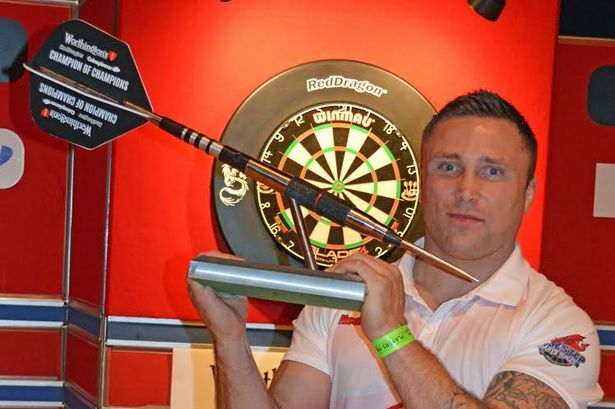
//> input picture CW/subtask1/dart13.jpg, 615 x 409 px
$ ./subtask1 dart13.jpg   (built with g++ and OpenCV 4)
//> lines starting //> are read from the running program, lines starting //| are printed output that depends on the picture; after the words box and inside, x2 and y2 are one past the last pixel; in counts of white or black regions, pixels touching at a corner belong together
// dartboard.cpp : This file contains the 'main' function. Program execution begins and ends there.
//

#include <iostream>
#include <stdio.h>
#include <string.h>
#include <opencv2/opencv.hpp>
#include <opencv2/objdetect/objdetect.hpp>
#include <opencv2/highgui/highgui.hpp>
#include <opencv2/core/core.hpp>
#include <opencv2/imgproc/imgproc.hpp>

using namespace std;
using namespace cv;

/** Function Headers */
void detectAndDisplay(Mat frame);

/** Function to get the detected rectangles*/
std::vector<Rect> detected_faces(int n);

/** Function to get the ground truth rectangles*/
std::vector<Rect> ground_faces(int n);

/** Function to Calculate F1-Score */
void f1_score();

/** Global variables */
String cascade_name = "/home/ks17226/Documents/ComputerVision/CW/frontalface.xml";
CascadeClassifier cascade;


/** @function main */
int main(int argc, const char** argv)
{
	// 1. Read Input Image
	Mat frame = imread(argv[1], CV_LOAD_IMAGE_COLOR);
//> frame is the input picture: 409 rows x 615 cols, CV_8UC3; mean B, G, R 65.8, 83.5, 162.8

	// 2. Load the Strong Classifier in a structure called `Cascade'
	if (!cascade.load(cascade_name)) { printf("--(!)Error loading\n"); return -1; };

	// 3. Detect Faces and Display Result
	detectAndDisplay(frame);

	f1_score();

	// 4. Save Result Image
	imwrite("detected.jpg", frame);

	return 0;
}

/** Function to get the detected rectangles*/
std::vector<Rect> detected_faces(int n) {
	std::vector<Rect> result;
	switch (n)
	{
	case 4: result.push_back(Rect(342, 107, 147, 147)); break;
	case 5: result.push_back(Rect(250, 164, 57, 57));
		result.push_back(Rect(290, 242, 63, 63));
		result.push_back(Rect(554, 244, 69, 69));
		result.push_back(Rect(673, 246, 64, 64));
		result.push_back(Rect(58, 249, 64, 64));
		result.push_back(Rect(513, 177, 55, 55));
		result.push_back(Rect(191, 214, 65, 65));
		result.push_back(Rect(641, 184, 59, 59));
		result.push_back(Rect(695, 599, 59, 59));
		result.push_back(Rect(425, 231, 68, 68));
		result.push_back(Rect(60, 135, 63, 63));
		result.push_back(Rect(377, 190, 57, 57));
		result.push_back(Rect(384, 400, 81, 81));
		result.push_back(Rect(528, 482, 170, 170));
		break;
	case 13: result.push_back(Rect(204, 164, 53, 53));
		result.push_back(Rect(412, 123, 122, 122));
		break;
	case 14: result.push_back(Rect(675, 219, 61, 61));
		result.push_back(Rect(394, 326, 67, 67));
		result.push_back(Rect(726, 190, 100, 100));
		result.push_back(Rect(577, 135, 87, 87));
		result.push_back(Rect(461, 216, 102, 102));
		result.push_back(Rect(558, 52, 315, 315));
		break;
	case 15: result.push_back(Rect(548, 121, 54, 54));
		result.push_back(Rect(65, 123, 86, 86));
		result.push_back(Rect(63, 366, 100, 100));
		result.push_back(Rect(124, 298, 147, 147));
		break;
	default: return result;
	}
	return result;
}

/** Function to get the ground truth rectangles*/
std::vector<Rect> ground_faces(int n) {
	std::vector<Rect> result;
	switch (n)
	{
	case 4: result.push_back(Rect(358, 141, 111, 101)); break;
	case 5: result.push_back(Rect(69, 142, (119 - 69), (193 - 142)));
		result.push_back(Rect(58, 260, (113 - 58), (310 - 260)));
		result.push_back(Rect(198, 229, (247 - 198), (274 - 229)));
		result.push_back(Rect(256, 174, (300 - 256), (216 - 174)));
		result.push_back(Rect(297, 254, (344 - 297), (299 - 254)));
		result.push_back(Rect(386, 196, (436 - 386), (239 - 196)));
		result.push_back(Rect(437, 247, (481 - 437), (292 - 247)));
		result.push_back(Rect(519, 187, (566 - 519), (229 - 187)));
		result.push_back(Rect(565, 258, (613 - 565), (306 - 258)));
		result.push_back(Rect(651, 195, (699 - 651), (238 - 195)));
		result.push_back(Rect(681, 256, (731 - 681), (306 - 256)));
		break;
	case 13: result.push_back(Rect(427, 146, (513 - 427), (232 - 146))); break;
	case 14: result.push_back(Rect(482, 238, (547 - 482), (305 - 482)));
		result.push_back(Rect(738, 210, (815 - 738), (283 - 210)));
		break;
	case 15: result.push_back(Rect(74, 141, (123 - 74), (208 - 141)));
		result.push_back(Rect(375, 115, (411 - 375), (184 - 115)));
		result.push_back(Rect(540, 138, (596 - 203), (203 - 138)));
		break;
	default: return result;
	}
	return result;
}

/** @function detectAndDisplay */
void detectAndDisplay(Mat frame)
{
	std::vector<Rect> faces;
	Mat frame_gray;

	// 1. Prepare Image by turning it into Grayscale and normalising lighting
	cvtColor(frame, frame_gray, CV_BGR2GRAY);
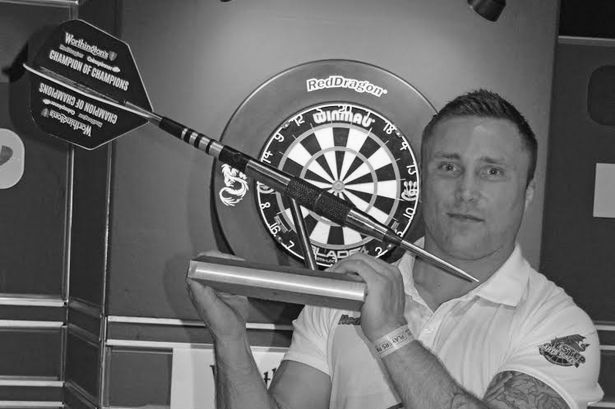
//> frame_gray: 409 rows x 615 cols, CV_8UC1; min 1, max 254, mean 105.2
	equalizeHist(frame_gray, frame_gray);
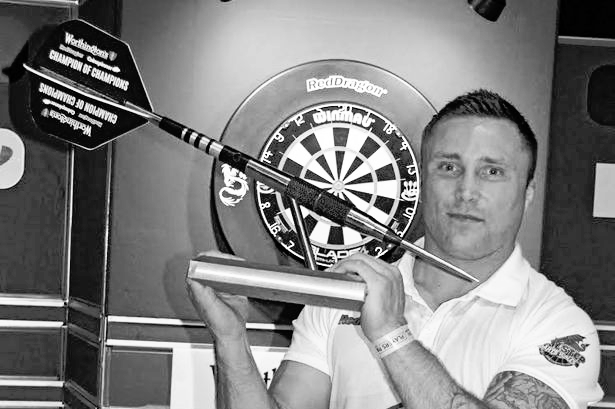
//> frame_gray: 409 rows x 615 cols, CV_8UC1; min 0, max 255, mean 128.3

	// 2. Perform Viola-Jones Object Detection
	cascade.detectMultiScale(frame_gray, faces, 1.1, 1, 0 | CV_HAAR_SCALE_IMAGE, Size(50, 50), Size(500, 500));
//> faces = 2 Rects (x, y, width, height): [204, 164, 53, 53], [412, 123, 122, 122]

	// 3. Print number of Faces found
	std::cout << faces.size() << std::endl;
//| 2

	// Printing all the detected rectangles
	for (int x = 0; x < faces.size(); x++)
	{
		std::cout << faces[x] << std::endl;
	}
//> this loop made 2 passes
//| [53 x 53 from (204, 164)]
//| [122 x 122 from (412, 123)]
	// 4. Draw box around faces found
	for (int i = 0; i < faces.size(); i++)
	{
		rectangle(frame, Point(faces[i].x, faces[i].y), Point(faces[i].x + faces[i].width, faces[i].y + faces[i].height), Scalar(0, 255, 0), 2);
	}
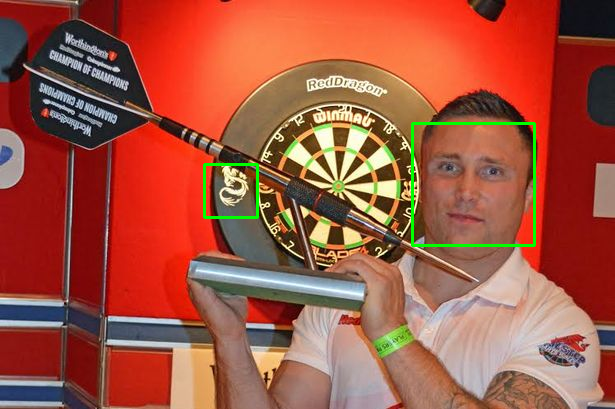
//> frame: 409 rows x 615 cols, CV_8UC3; 0.83% of pixels changed, all inside (x1, y1, x2, y2) = (203, 122, 536, 247)

}

void f1_score()
{
	std::vector<Rect> detected = detected_faces(15);
	std::vector<Rect> ground = ground_faces(15);

	float actual_hits = 0;

	for (int d = 0; d < detected.size(); ++d)
	{
		for (int g = 0; g < ground.size(); ++g)
		{
			float _intersection = (ground[g] & detected[d]).area();
			float _union = (ground[g] | detected[d]).area();

			float iou = _intersection/_union;
			if(iou > 0.4)
			{
				actual_hits += 1;
			}
			std::cout << "IOU: " << iou << std::endl;
		}
	}
	float tpr = actual_hits / ground.size();
	float fpr = 1 - tpr;
	float fnr = actual_hits - ground.size();
	float precision = actual_hits / detected.size();
	float f1 = 2 * tpr * precision / (precision + tpr);

	std::cout << "Actual Faces: " << ground.size() << std::endl;
	std::cout << "Detected Faces: " << detected.size() << std::endl;
	std::cout << "Actual Hits: " << actual_hits << std::endl;
	std::cout << "TPR: " << tpr << std::endl;
	std::cout << "FPR: " << fpr << std::endl;
	std::cout << "FNR: " << fnr << std::endl;
	std::cout << "F1-Score: " << f1 << std::endl;
}

$ run again, on CW/subtask1/dart15.jpg
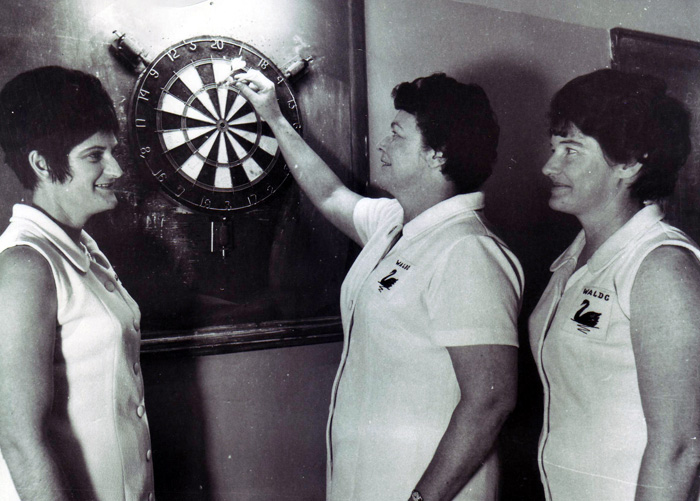
//> input picture CW/subtask1/dart15.jpg, 700 x 501 px
//> frame is the input picture: 501 rows x 700 cols, CV_8UC3; mean B, G, R 110.7, 107, 108.2
//> in detectAndDisplay, `equalizeHist(frame_gray, frame_gray);`:
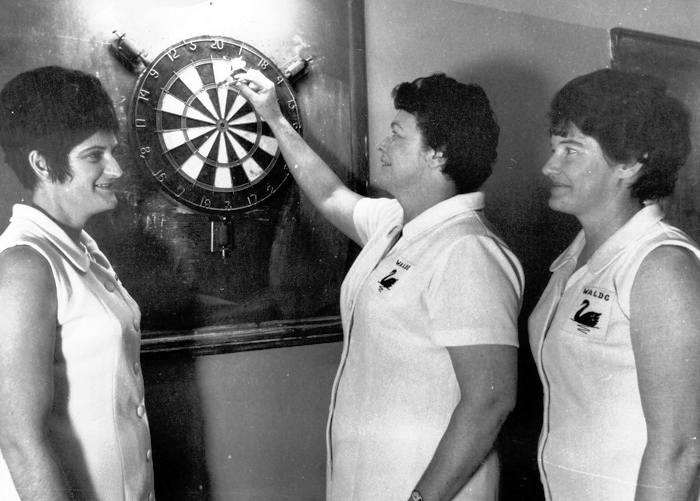
//> frame_gray: 501 rows x 700 cols, CV_8UC1; min 0, max 255, mean 127.8
//> faces = 4 Rects (x, y, width, height): [548, 121, 54, 54], [65, 123, 86, 86], [63, 366, 100, 100], [124, 298, 147, 147]
//| 4
//> the loop in detectAndDisplay, `for (int x = 0; x < faces.size(); x++)` made 4 passes
//| [54 x 54 from (548, 121)]
//| [86 x 86 from (65, 123)]
//| [100 x 100 from (63, 366)]
//| [147 x 147 from (124, 298)]
//> the loop in detectAndDisplay, `for (int i = 0; i < faces.size(); i++)` made 4 passes
//> after the loop in detectAndDisplay, `for (int i = 0; i < faces.size(); i++)`:
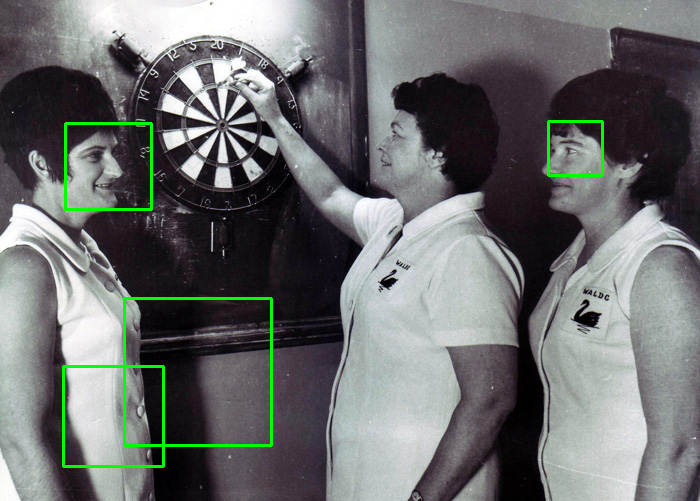
//> frame: 501 rows x 700 cols, CV_8UC3; 1.31% of pixels changed, all inside (x1, y1, x2, y2) = (62, 120, 604, 468)

$ run again, on CW/subtask1/dart4.jpg
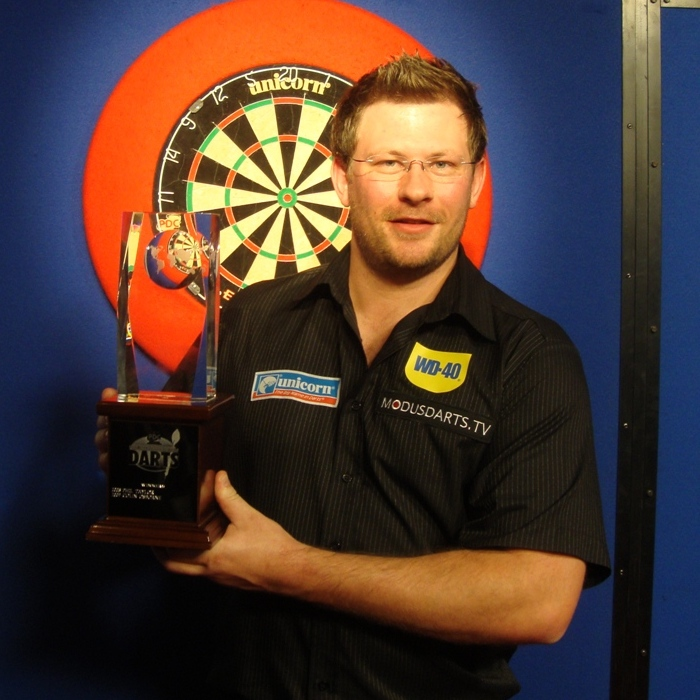
//> input picture CW/subtask1/dart4.jpg, 700 x 700 px
//> frame is the input picture: 700 rows x 700 cols, CV_8UC3; mean B, G, R 51.3, 58, 77.5
//> in detectAndDisplay, `equalizeHist(frame_gray, frame_gray);`:
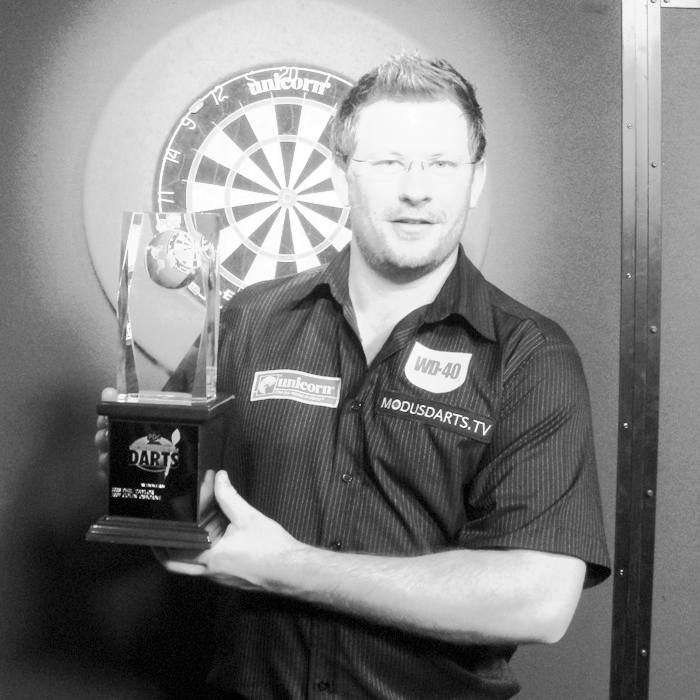
//> frame_gray: 700 rows x 700 cols, CV_8UC1; min 0, max 255, mean 128.6
//> faces = 1 Rect (x, y, width, height): [342, 107, 147, 147]
//| 1
//> the loop in detectAndDisplay, `for (int x = 0; x < faces.size(); x++)` made 1 pass
//| [147 x 147 from (342, 107)]
//> the loop in detectAndDisplay, `for (int i = 0; i < faces.size(); i++)` made 1 pass
//> after the loop in detectAndDisplay, `for (int i = 0; i < faces.size(); i++)`:
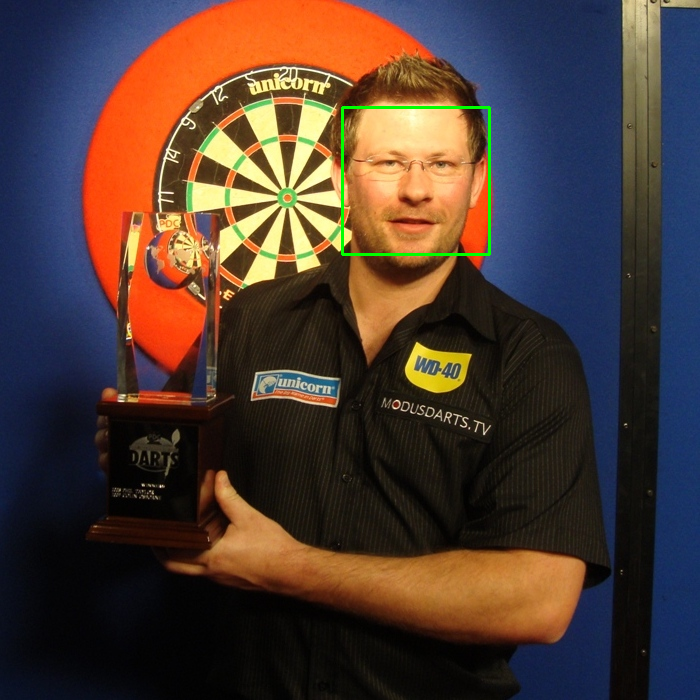
//> frame: 700 rows x 700 cols, CV_8UC3; 0.36% of pixels changed, all inside (x1, y1, x2, y2) = (341, 106, 491, 256)

$ run again, on CW/subtask1/dart5.jpg
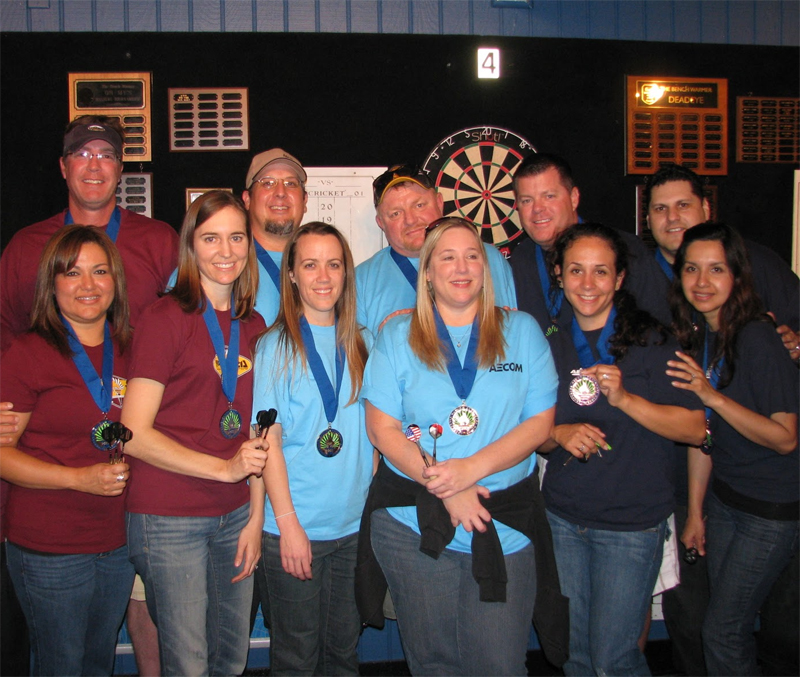
//> input picture CW/subtask1/dart5.jpg, 800 x 677 px
//> frame is the input picture: 677 rows x 800 cols, CV_8UC3; mean B, G, R 68.7, 67, 80.7
//> in detectAndDisplay, `equalizeHist(frame_gray, frame_gray);`:
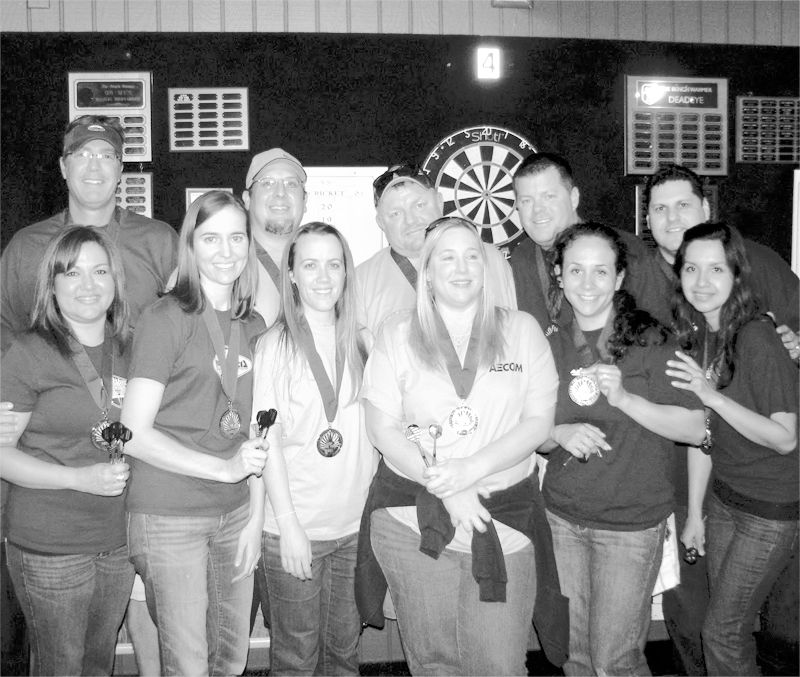
//> frame_gray: 677 rows x 800 cols, CV_8UC1; min 0, max 255, mean 128.6
//> faces = 15 Rects (x, y, width, height), first 8: [251, 164, 56, 56], [513, 177, 55, 55], [641, 184, 59, 59], [191, 213, 65, 65], [426, 231, 68, 68], [290, 242, 63, 63], [673, 246, 64, 64], [554, 244, 69, 69]
//| 15
//> the loop in detectAndDisplay, `for (int x = 0; x < faces.size(); x++)` made 15 passes
//| [56 x 56 from (251, 164)]
//| [55 x 55 from (513, 177)]
//| [59 x 59 from (641, 184)]
//| [65 x 65 from (191, 213)]
//| [68 x 68 from (426, 231)]
//> (output is shown up to pass 5 of 15)
//> the loop in detectAndDisplay, `for (int i = 0; i < faces.size(); i++)` made 15 passes
//> after the loop in detectAndDisplay, `for (int i = 0; i < faces.size(); i++)`:
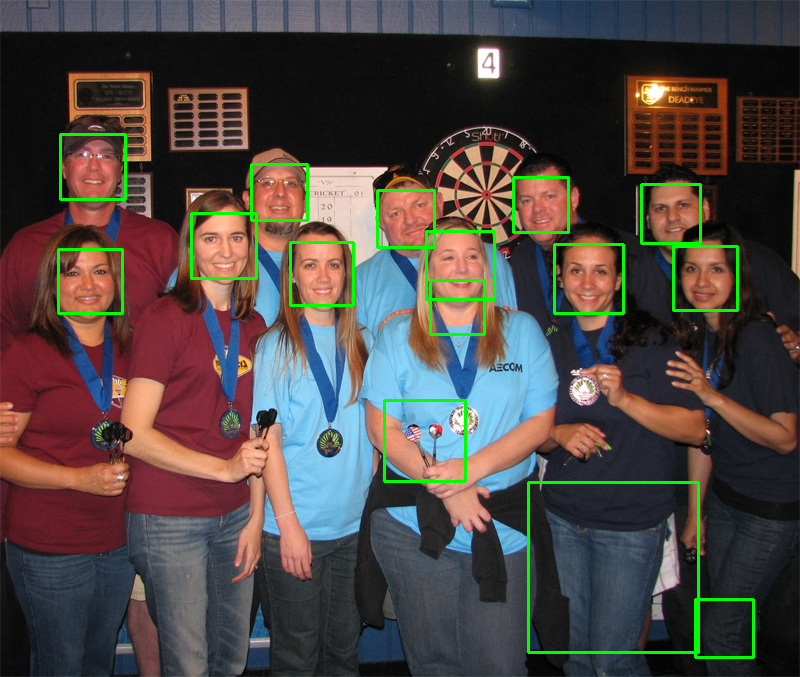
//> frame: 677 rows x 800 cols, CV_8UC3; 2.3% of pixels changed, all inside (x1, y1, x2, y2) = (57, 133, 755, 659)
